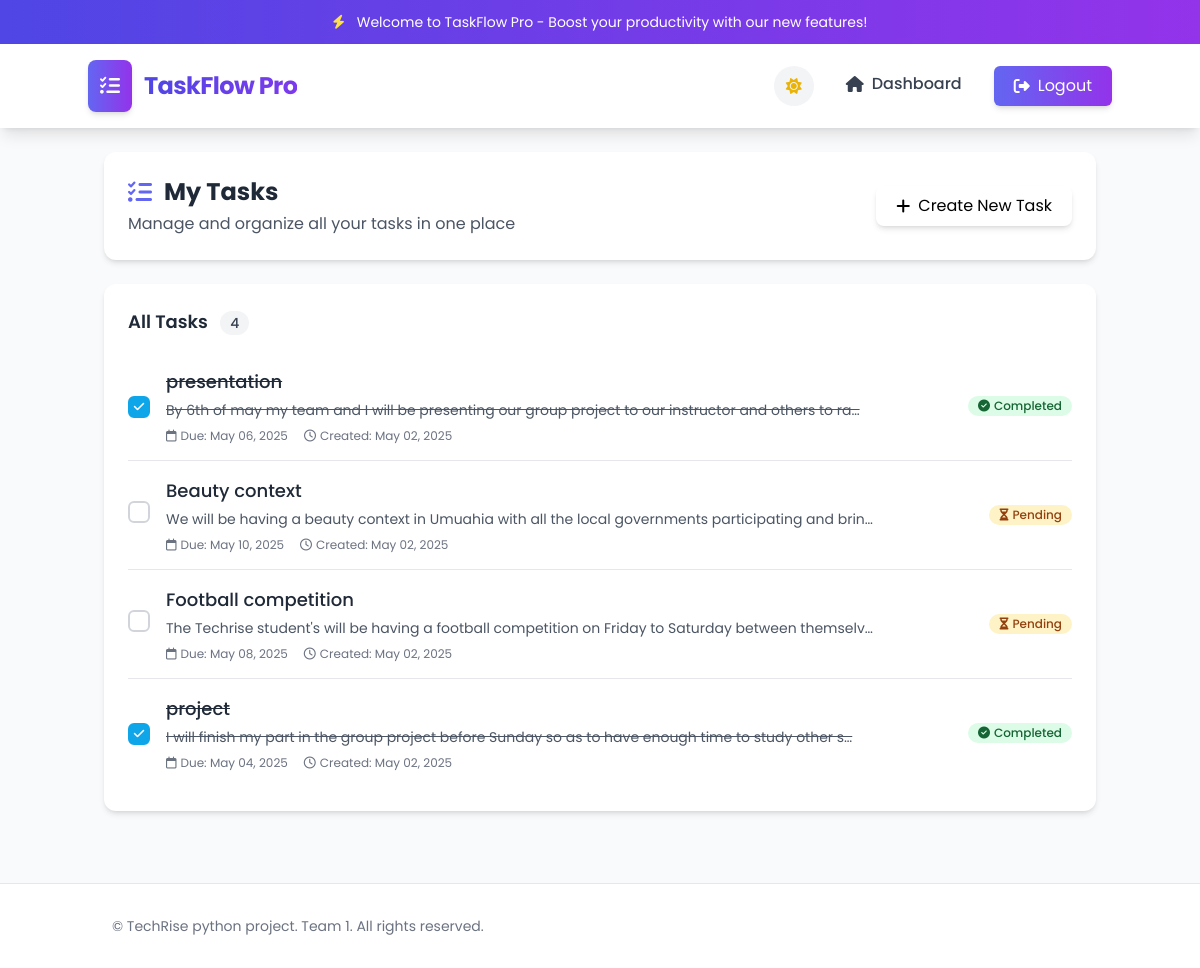
The page /tasks/list/ (signed in) on the database its author committed.
### tasks/models.py (models this page shows, shortened)
class Task(models.Model):
    title = models.CharField(max_length=255)
    description = models.TextField()
    due_date = models.DateField()
    completed = models.BooleanField(default=False)
    assigned_to = models.ForeignKey(settings.AUTH_USER_MODEL, on_delete=models.CASCADE)
    created_at = models.DateTimeField(auto_now_add=True)

### tasks/views.py (the view)
# urls.py: path('list/', views.task_list, name='task_list'),
@login_required
def task_list(request):
    user = request.user
    tasks = Task.objects.filter(assigned_to=user)
    status = request.GET.get('status')
    if status == 'completed':
        tasks = tasks.filter(completed=True)
    elif status == 'pending':
        tasks = tasks.filter(completed=False)
    sort = request.GET.get('sort')
    if sort == 'asc':
        tasks = tasks.order_by('due_date')
    elif sort == 'desc':
        tasks = tasks.order_by('-due_date')
    context = {
        'tasks': tasks,
        'status': status,
        'sort': sort,
    }
    return render(request, 'tasks/task_list.html', context)

### tasks/templates/tasks/task_list.html (shortened to what this page needs)
{% extends 'base.html' %}
{% block content %}
<div class="max-w-6xl mx-auto">
    <div class="bg-white rounded-xl shadow-md p-6 mb-6">
        <div class="flex flex-col md:flex-row justify-between items-start md:items-center">
            <div>
                <h1 class="text-2xl font-bold text-gray-800 flex items-center">
                    <i class="fas fa-list-check text-primary-500 mr-3"></i> My Tasks
                </h1>
                <p class="text-gray-600 mt-1">Manage and organize all your tasks in one place</p>
            </div>
            <div class="mt-4 md:mt-0">
                <a href="{% url 'task_create' %}" class="btn-gradient text-black px-5 py-2 rounded-lg flex items-center shadow-md hover:shadow-lg transition duration-300">
                    <i class="fas fa-plus mr-2"></i> Create New Task
                </a>
            </div>
        </div>
    </div>
    <div class="bg-white rounded-xl shadow-md p-6">
        {% if tasks %}
            <div class="mb-4 flex justify-between items-center">
                <h3 class="text-lg font-semibold text-gray-800">
                    {% if status == 'completed' %}
                        Completed Tasks
                    {% elif status == 'pending' %}
                        Pending Tasks
                    {% else %}
                        All Tasks
                    {% endif %}
                    <span class="ml-2 bg-gray-100 text-gray-700 text-sm font-medium px-2.5 py-0.5 rounded-full">{{ tasks|length }}</span>
                </h3>
            </div>
            <div class="divide-y divide-gray-200">
                {% for task in tasks %}
                    <div class="py-4 flex items-center task-item">
                        <div class="mr-4">
                            <label class="checkbox-container">
                                <div class="custom-checkbox {% if task.completed %}checked{% endif %}" data-task-id="{{ task.id }}">
                                    <i class="fas fa-check text-xs"></i>
                                </div>
                            </label>
                        </div>
                        <div class="flex-grow">
                            <a href="{% url 'task_detail' task.id %}" class="block">
                                <h4 class="text-lg font-medium text-gray-800 {% if task.completed %}line-through text-gray-500{% endif %}">
                                    {{ task.title }}
                                </h4>
                                <p class="text-sm text-gray-600 mt-1 {% if task.completed %}line-through text-gray-400{% endif %}">
                                    {{ task.description|truncatechars:100 }}
                                </p>
                                <div class="flex items-center mt-2">
                                    <span class="text-xs text-gray-500 flex items-center mr-4">
                                        <i class="far fa-calendar mr-1"></i> Due: {{ task.due_date|date:"M d, Y" }}
                                    </span>
                                    <span class="text-xs text-gray-500 flex items-center">
                                        <i class="far fa-clock mr-1"></i> Created: {{ task.created_at|date:"M d, Y" }}
                                    </span>
                                </div>
                            </a>
                        </div>
                        <div class="ml-4 flex items-center space-x-2">
                            {% if task.completed %}
                                <span class="bg-green-100 text-green-800 text-xs font-medium px-2.5 py-0.5 rounded-full flex items-center">
                                    <i class="fas fa-check-circle mr-1"></i> Completed
                                </span>
                            {% else %}
                                <span class="bg-amber-100 text-amber-800 text-xs font-medium px-2.5 py-0.5 rounded-full flex items-center">
                                    <i class="fas fa-hourglass-half mr-1"></i> Pending
                                </span>
                            {% endif %}
                        </div>
                    </div>
                {% endfor %}
            </div>
        {% endif %}
    </div>
</div>
{% endblock %}

### tasks/templates/base.html (style rules this page uses)
body { font-family: 'Poppins', sans-serif; background-color: #f8fafc; }

### tasks/templates/tasks/task_list.html (style rules this page uses)
.task-item { transition: all 0.2s ease; }
.checkbox-container { display: inline-block; position: relative; cursor: pointer; }
.custom-checkbox { width: 22px; height: 22px; border-radius: 6px; border: 2px solid #d1d5db; display: flex; align-items: center; justify-content: center; transition: all 0.2s ease; }
.custom-checkbox.checked { background-color: #0ea5e9; border-color: #0ea5e9; }
.custom-checkbox.checked i { display: block; }
.custom-checkbox i { display: none; color: white; }

### rows shown on the page
Task: title "presentation", description "By 6th of may my team and I will be presenting our group project to our instructor and others to ra…", due_date "May 06, 2025", created_at "May 02, 2025", completed True (drawn)
Task: title "Beauty context", description "We will be having a beauty context in Umuahia with all the local governments participating and brin…", due_date "May 10, 2025", created_at "May 02, 2025", completed False (drawn)
Task: title "Football competition", description "The Techrise student's will be having a football competition on Friday to Saturday between themselv…", due_date "May 08, 2025", created_at "May 02, 2025", completed False (drawn)
Task: title "project", description "I will finish my part in the group project before Sunday so as to have enough time to study other s…", due_date "May 04, 2025", created_at "May 02, 2025", completed True (drawn)

### other values the page prints
{{ tasks|length }} "4"
